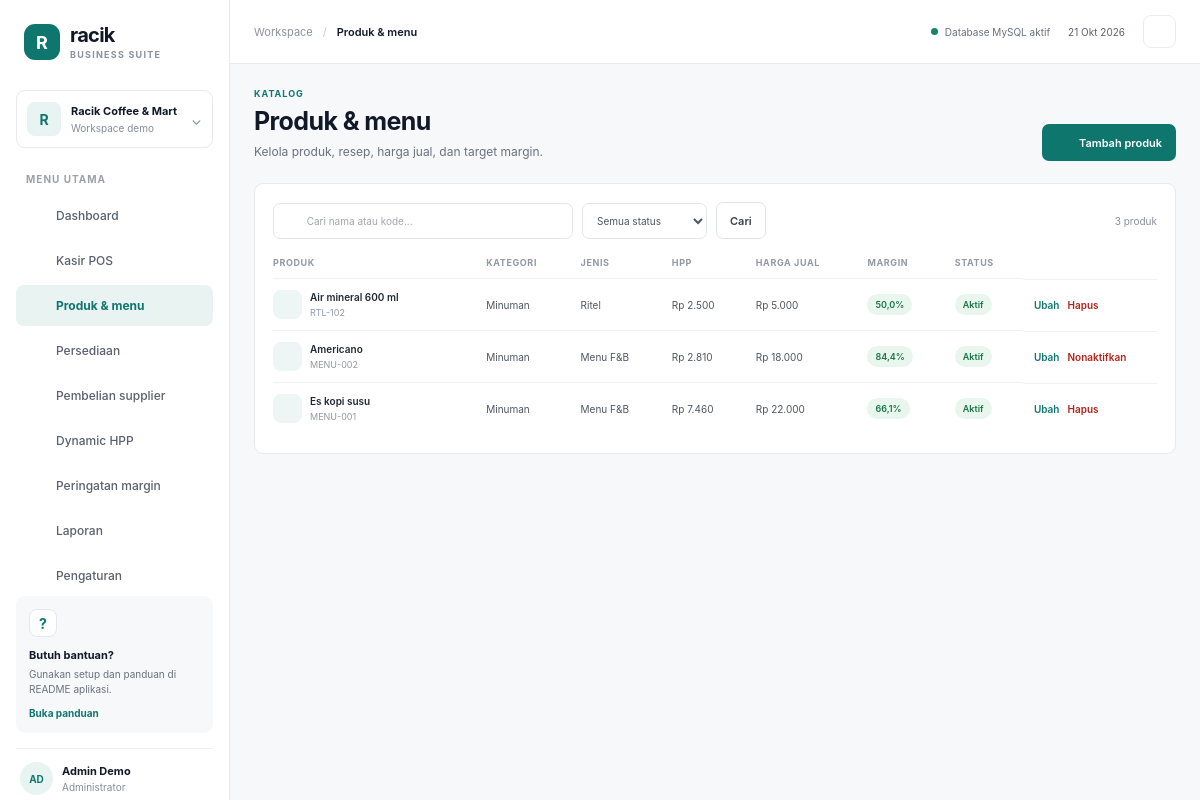
The page /?page=products on the database its author committed.
### tables this page shows
CREATE TABLE `products` (
  `id` int UNSIGNED NOT NULL,
  `name` varchar(150) NOT NULL,
  `sku` varchar(60) NOT NULL,
  `category` varchar(80) NOT NULL,
  `product_type` enum('menu','retail') NOT NULL,
  `selling_price` decimal(14,2) NOT NULL,
  `target_margin` decimal(5,2) NOT NULL DEFAULT '40.00',
  `active` tinyint(1) NOT NULL DEFAULT '1',
  `inventory_id` int UNSIGNED DEFAULT NULL,
  `stock_quantity` decimal(14,3) NOT NULL DEFAULT '1.000',
  `created_at` timestamp NOT NULL DEFAULT CURRENT_TIMESTAMP
);

CREATE TABLE `inventory_items` (
  `id` int UNSIGNED NOT NULL,
  `name` varchar(150) NOT NULL,
  `sku` varchar(60) NOT NULL,
  `category` varchar(80) NOT NULL,
  `unit` varchar(30) NOT NULL,
  `stock` decimal(14,3) NOT NULL DEFAULT '0.000',
  `average_cost` decimal(14,4) NOT NULL DEFAULT '0.0000',
  `min_stock` decimal(14,3) NOT NULL DEFAULT '0.000',
  `created_at` timestamp NOT NULL DEFAULT CURRENT_TIMESTAMP
);

### index.php (called while the page is built, shortened)
<?php
require_once __DIR__ . '/config/database.php';
require_once __DIR__ . '/includes/functions.php';
$page = preg_replace('/[^a-z_]/', '', (string) ($_GET['page'] ?? 'dashboard')) ?: 'dashboard';
require __DIR__ . '/includes/header.php';
require __DIR__ . '/pages/' . $page . '.php';
require __DIR__ . '/includes/footer.php';

### config/database.php (called while the page is built, shortened)
<?php
function db(bool $withoutDatabase = false): PDO
{
    static $connection = null;
    if (!$withoutDatabase && $connection instanceof PDO) {
        return $connection;
    }
    $database = $withoutDatabase ? '' : ';dbname=' . DB_NAME;
    $dsn = 'mysql:host=' . DB_HOST . ';port=' . DB_PORT . $database . ';charset=utf8mb4';
    try {
        $pdo = new PDO($dsn, DB_USER, DB_PASS, [
            PDO::ATTR_ERRMODE => PDO::ERRMODE_EXCEPTION,
            PDO::ATTR_DEFAULT_FETCH_MODE => PDO::FETCH_ASSOC,
            PDO::ATTR_EMULATE_PREPARES => false,
        ]);
    } catch (PDOException $exception) {
        if (!$withoutDatabase && str_contains($exception->getMessage(), 'Unknown database')) {
            header('Location: setup.php');
            exit;
        }
        throw $exception;
    }
    return $pdo;
}

### pages/products.php (the view, shortened to what this page needs)
<?php
$allProducts = products_rows($pdo);
$filter = (string) ($_GET['status'] ?? 'all');
$search = trim((string) ($_GET['q'] ?? ''));
$visibleProducts = array_values(array_filter($allProducts, static function (array $product) use ($filter, $search): bool {
    $matchesStatus = $filter === 'active' ? (bool) $product['active'] : ($filter === 'inactive' ? !(bool) $product['active'] : true);
    $matchesSearch = $search === '' || stripos($product['name'] . ' ' . $product['sku'], $search) !== false;
    return $matchesStatus && $matchesSearch;
}));
page_heading('KATALOG', 'Produk & menu', 'Kelola produk, resep, harga jual, dan target margin.', '<a class="button button-primary" href="?page=products&new=1">' . icon('plus', 16) . ' Tambah produk</a>');
?>
<section class="panel">
  <form class="toolbar" method="get"><label class="search-input"><?= icon('search', 16) ?><input name="q" value="<?= e($search) ?>" placeholder="Cari nama atau kode..."></label><select class="select-control" name="status"><option value="all" <?= $filter === 'all' ? 'selected' : '' ?>>Semua status</option></select><button class="button button-secondary">Cari</button><span class="result-count"><?= count($visibleProducts) ?> produk</span></form>
  <div class="table-wrap"><table><thead><tr><th>PRODUK</th><th>KATEGORI</th><th>JENIS</th><th>HPP</th><th>HARGA JUAL</th><th>MARGIN</th><th>STATUS</th><th></th></tr></thead><tbody>
  <?php foreach ($visibleProducts as $product): $hpp = product_hpp($pdo, (int) $product['id']); $margin = product_margin((float) $product['selling_price'], $hpp); $usedStmt = $pdo->prepare('SELECT COUNT(*) FROM sale_items WHERE product_id=?'); $usedStmt->execute([$product['id']]); $usedInSales = (int) $usedStmt->fetchColumn() > 0; ?>
    <tr><td><div class="product-cell"><span class="tiny-product"><?= icon('products', 15) ?></span><span><strong><?= e($product['name']) ?></strong><small><?= e($product['sku']) ?></small></span></div></td><td><?= e($product['category']) ?></td><td><?= $product['product_type'] === 'menu' ? 'Menu F&B' : 'Ritel' ?></td><td><?= rupiah($hpp) ?></td><td><?= rupiah($product['selling_price']) ?></td><td><span class="status-badge <?= $margin < (float) setting('margin_alert', 35) ? 'warning' : 'good' ?>"><?= number_format($margin, 1, ',', '.') ?>%</span></td><td><span class="status-badge <?= $product['active'] ? 'good' : 'neutral' ?>"><?= $product['active'] ? 'Aktif' : 'Nonaktif' ?></span></td><td class="row-actions"><a class="text-button" href="?page=products&edit=<?= (int) $product['id'] ?>">Ubah</a><?php if (!$usedInSales): ?><?php post_open('product_remove', 'products'); ?><input type="hidden" name="product_id" value="<?= (int) $product['id'] ?>"><button class="text-button danger-link" data-confirm="Hapus produk ini?">Hapus</button></form><?php else: ?><?php post_open('product_toggle', 'products'); ?><input type="hidden" name="product_id" value="<?= (int) $product['id'] ?>"><button class="text-button <?= $product['active'] ? 'danger-link' : '' ?>"><?= $product['active'] ? 'Nonaktifkan' : 'Aktifkan' ?></button></form><?php endif; ?></td></tr>
  <?php endforeach; ?>
  </tbody></table>
  </div>
</section>

### includes/functions.php (shortened to what this page needs)
<?php
function e(mixed $value): string
{
    return htmlspecialchars((string) $value, ENT_QUOTES | ENT_SUBSTITUTE, 'UTF-8');
}
function rupiah(float|int|string|null $amount): string
{
    return 'Rp ' . number_format((float) $amount, 0, ',', '.');
}
function csrf_token(): string
{
    return $_SESSION['csrf_token'];
}
function setting(string $key, mixed $fallback = null): mixed
{
    static $settings = null;
    if ($settings === null) {
        $settings = [];
        try {
            foreach (db()->query('SELECT setting_key, setting_value FROM app_settings') as $row) {
                $settings[$row['setting_key']] = $row['setting_value'];
            }
        } catch (Throwable $exception) {
            error_log('Settings belum tersedia: ' . $exception->getMessage());
        }
    }
    return $settings[$key] ?? $fallback;
}
function product_hpp(PDO $pdo, int $productId): float
{
    $statement = $pdo->prepare(
        "SELECT p.product_type, p.inventory_id, p.stock_quantity, i.average_cost
         FROM products p LEFT JOIN inventory_items i ON i.id = p.inventory_id
         WHERE p.id = ?"
    );
    $statement->execute([$productId]);
    $product = $statement->fetch();
    if ($product['product_type'] === 'retail') {
        return (float) ($product['average_cost'] ?? 0) * (float) $product['stock_quantity'];
    }
    $statement = $pdo->prepare(
        'SELECT COALESCE(SUM(r.quantity * i.average_cost), 0)
         FROM product_recipes r JOIN inventory_items i ON i.id = r.inventory_id
         WHERE r.product_id = ?'
    );
    $statement->execute([$productId]);
    return (float) $statement->fetchColumn();
}
function product_margin(float $price, float $hpp): float
{
    return $price > 0 ? (($price - $hpp) / $price) * 100 : 0;
}
function margin_products(PDO $pdo): array
{
    $products = $pdo->query("SELECT * FROM products WHERE active = 1 ORDER BY name")->fetchAll();
    $result = [];
    return $result;
}
function products_rows(PDO $pdo, bool $activeOnly = false): array
{
    return $pdo->query('SELECT * FROM products ' . ($activeOnly ? 'WHERE active = 1 ' : '') . 'ORDER BY name')->fetchAll();
}
function icon(string $name, int $size = 18): string
{
    $paths = [
        'dashboard' => '<rect x="3" y="3" width="7" height="7" rx="1"/><rect x="14" y="3" width="7" height="5" rx="1"/><rect x="14" y="12" width="7" height="9" rx="1"/><rect x="3" y="14" width="7" height="7" rx="1"/>',
        'pos' => '<circle cx="9" cy="21" r="1"/><circle cx="20" cy="21" r="1"/><path d="M1 1h4l2.7 13.4a2 2 0 0 0 2 1.6h9.7a2 2 0 0 0 2-1.6L23 6H6"/>',
        'products' => '<path d="M20.6 13.4 13.5 20.5a2 2 0 0 1-2.8 0L3.5 13.3a2 2 0 0 1-.6-1.4V4a1 1 0 0 1 1-1h7.9a2 2 0 0 1 1.4.6l7.4 7a2 2 0 0 1 0 2.8Z"/><circle cx="8" cy="8" r="1"/>',
        'inventory' => '<path d="m12 3 9 5-9 5-9-5 9-5Z"/><path d="m3 12 9 5 9-5M3 16l9 5 9-5"/>',
        'purchases' => '<path d="M3 7h18l-2 13H5L3 7Z"/><path d="M8 7a4 4 0 0 1 8 0M8 12v3m8-3v3"/>',
        'hpp' => '<path d="M3 3v18h18"/><path d="m7 14 4-4 4 3 6-7"/>',
        'alerts' => '<path d="m10.3 3.9-8 14A2 2 0 0 0 4 21h16a2 2 0 0 0 1.7-3.1l-8-14a2 2 0 0 0-3.4 0Z"/><path d="M12 9v4m0 4h.01"/>',
        'reports' => '<path d="M3 3v18h18"/><path d="M18 17V9m-5 8V5m-5 12v-4"/>',
        'settings' => '<path d="M12 8a4 4 0 1 0 0 8 4 4 0 0 0 0-8Z"/><path d="m19.4 15 .1.1 1.4 1.1-1.4 2.4-1.7-.6a8 8 0 0 1-1.8 1l-.3 1.8h-2.8l-.3-1.8a8 8 0 0 1-1.8-1l-1.7.6-1.4-2.4 1.4-1.1a8 8 0 0 1 0-2l-1.4-1.1 1.4-2.4 1.7.6a8 8 0 0 1 1.8-1l.3-1.8h2.8l.3 1.8a8 8 0 0 1 1.8 1l1.7-.6 1.4 2.4-1.4 1.1a8 8 0 0 1 0 2Z"/>',
        'search' => '<circle cx="11" cy="11" r="7"/><path d="m20 20-4-4"/>',
        'bell' => '<path d="M18 8a6 6 0 0 0-12 0c0 7-3 7-3 9h18c0-2-3-2-3-9m-8 12h4"/>',
        'plus' => '<path d="M12 5v14m-7-7h14"/>',
        'check' => '<path d="m5 12 4 4L19 6"/>',
        'arrow' => '<path d="M5 12h14m-7-7 7 7-7 7"/>',
        'box' => '<path d="m12 3 9 5v8l-9 5-9-5V8l9-5Z"/><path d="m3 8 9 5 9-5m-9 5v8"/>',
        'clock' => '<circle cx="12" cy="12" r="10"/><path d="M12 6v6l4 2"/>',
    ];
    $body = $paths[$name] ?? $paths['box'];
    return '<svg xmlns="http://www.w3.org/2000/svg" width="' . $size . '" height="' . $size . '" viewBox="0 0 24 24" fill="none" stroke="currentColor" stroke-width="1.8" stroke-linecap="round" stroke-linejoin="round" aria-hidden="true">' . $body . '</svg>';
}
function page_heading(string $eyebrow, string $title, string $description, string $action = ''): void
{
    echo '<div class="page-heading"><div><div class="eyebrow">' . e($eyebrow) . '</div><h1>' . e($title) . '</h1><p>' . e($description) . '</p></div>';
    if ($action !== '') {
        echo '<div class="heading-action">' . $action . '</div>';
    }
    echo '</div>';
}
function post_open(string $action, string $returnPage): void
{
    echo '<form method="post"><input type="hidden" name="csrf_token" value="' . e(csrf_token()) . '"><input type="hidden" name="action" value="' . e($action) . '"><input type="hidden" name="return_page" value="' . e($returnPage) . '">';
}

### assets/css/app.css (style rules this page uses)
:root { font-family: "SF Pro Display", "SF Pro Text", -apple-system, BlinkMacSystemFont, "Segoe UI", sans-serif; color: #111827; background: #f7f8fa; font-synthesis: none; text-rendering: optimizeLegibility; -webkit-font-smoothing: antialiased; -moz-osx-font-smoothing: grayscale; font-size: 14px; }
* { box-sizing: border-box; }
body { min-width: 360px; min-height: 100vh; margin: 0; background: #f7f8fa; }
button, input, select, textarea { font: inherit; }
button, a { -webkit-tap-highlight-color: transparent; }
a { color: inherit; text-decoration: none; }
.nav-link svg { flex: 0 0 auto; }
.page-heading { display: flex; align-items: flex-end; justify-content: space-between; gap: 20px; margin-bottom: 22px; }
.eyebrow { margin-bottom: 7px; color: #0f766e; font-size: 9px; font-weight: 700; letter-spacing: 1px; }
h1, h2, h3, p { margin-top: 0; }
.page-heading h1 { margin-bottom: 6px; font-size: 25px; line-height: 1.2; font-weight: 650; letter-spacing: -.6px; }
.page-heading p { margin-bottom: 0; color: #69717d; font-size: 12px; line-height: 1.6; }
.heading-action { display: flex; align-items: center; gap: 8px; }
.button { min-height: 37px; display: inline-flex; align-items: center; justify-content: center; gap: 7px; padding: 0 13px; border: 1px solid transparent; border-radius: 7px; font-size: 11px; font-weight: 630; transition: background .15s ease, border-color .15s ease; white-space: nowrap; cursor: pointer; }
.button-primary { color: white; background: #0f766e; }
.button-secondary { color: #35404b; background: #fff; border-color: #dfe3e8; }
.panel { min-width: 0; padding: 18px; border: 1px solid #e6e9ed; border-radius: 9px; background: white; }
.table-wrap { width: 100%; overflow-x: auto; }
table { width: 100%; border-collapse: collapse; text-align: left; white-space: nowrap; }
th { padding: 0 11px 10px; color: #9299a3; font-size: 9px; font-weight: 700; letter-spacing: .6px; }
td { height: 52px; padding: 8px 11px; border-top: 1px solid #eff1f3; color: #4d5661; font-size: 10px; }
th:first-child, td:first-child { padding-left: 0; }
th:last-child, td:last-child { padding-right: 0; }
td strong { color: #202833; font-weight: 610; }
.product-cell { display: flex; align-items: center; gap: 8px; min-width: 145px; }
.product-cell > span:last-child { min-width: 0; }
.product-cell strong, .product-cell small { display: block; max-width: 180px; overflow: hidden; text-overflow: ellipsis; }
.product-cell strong { font-size: 10px; }
.product-cell small { margin-top: 4px; color: #9299a3; font-size: 9px; }
.tiny-product { width: 29px; height: 29px; flex: 0 0 auto; display: grid; place-items: center; border-radius: 8px; color: #0f766e; background: #edf6f4; }
.status-badge { min-height: 21px; display: inline-flex; align-items: center; padding: 0 8px; border-radius: 12px; font-size: 9px; font-weight: 620; }
.status-badge.good { color: #167447; background: #e9f6ee; }
.toolbar { display: flex; align-items: center; gap: 9px; margin-bottom: 18px; }
.search-input { width: min(300px, 100%); min-height: 36px; display: flex; align-items: center; gap: 8px; padding: 0 10px; border: 1px solid #e2e6ea; border-radius: 7px; color: #89919b; background: white; }
.search-input input { width: 100%; min-width: 0; padding: 0; border: 0; outline: 0; color: #202833; background: transparent; font-size: 10px; }
.search-input input::placeholder { color: #a0a6ae; }
.select-control { min-height: 36px; padding: 0 28px 0 10px; border: 1px solid #e2e6ea; border-radius: 7px; color: #4d5661; background: white; font-size: 10px; }
.result-count { margin-left: auto; color: #87909a; font-size: 10px; white-space: nowrap; }
.row-actions { display: flex; align-items: center; gap: 8px; }
.text-button { display: inline-flex; align-items: center; gap: 4px; padding: 4px 0; border: 0; color: #0f766e; background: transparent; font-size: 10px; font-weight: 630; white-space: nowrap; cursor: pointer; }
.danger-link { color: #b42318; }

### rows shown on the page
products: $size 15 (drawn), name "Air mineral 600 ml", sku "RTL-102", category "Minuman", product_type "Ritel", hpp "Rp 2.500", selling_price "Rp 5.000", margin "50,0", active "Aktif"
products: $size 15 (drawn), name "Americano", sku "MENU-002", category "Minuman", product_type "Menu F&B", hpp "Rp 2.810", selling_price "Rp 18.000", margin "84,4", active "Aktif"
products: $size 15 (drawn), name "Es kopi susu", sku "MENU-001", category "Minuman", product_type "Menu F&B", hpp "Rp 7.460", selling_price "Rp 22.000", margin "66,1", active "Aktif"

### other values the page prints
$businessName "Racik Coffee & Mart"
$label "Dashboard"
$label "Kasir POS"
$label "Produk & menu"
$label "Persediaan"
$label "Pembelian supplier"
$label "Dynamic HPP"
$label "Peringatan margin"
$label "Laporan"
$label "Pengaturan"
$menu[$activePage][0] "Produk & menu"
$eyebrow "KATALOG"
$title "Produk & menu"
$description "Kelola produk, resep, harga jual, dan target margin."
$action "Tambah produk"
